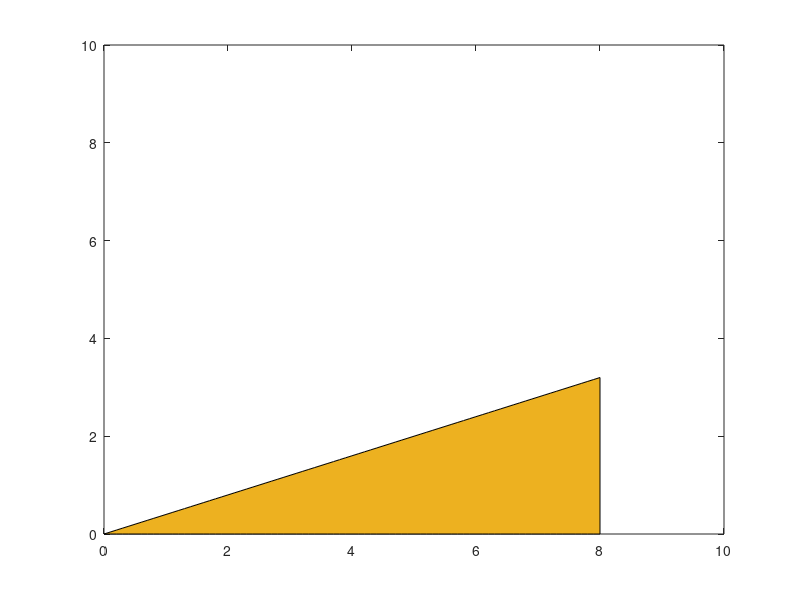

Write the MATLAB code that produced this figure.
%% Beach Set-up
% In order to visualize our flow model, we will need to set up our simulated beach.
% We start by making a figure and adding in the beach surface with the specified slope:
clear; close all; clc;

s = 0.4; %beach slope
x_max = 8;
x = 0:0.1:x_max; %spacial domain

beach = x*s;

figure
area(x,beach,'FaceColor','#EDB120')
xlim([0 10])
ylim([0 10])

return

%% Shoreline Motion
clear; close all; clc;

t = 0:0.1:20; %time
s = 0.1; %slope
x_max = 20
x = 0:0.1:x_max; %space domain

%%%%%%%%%%%%%%%%%%%%%%%%%%%%%%%%%%%%%%%%%%%%%%%%%%%%%%%%%%%%%%
% A) We need to add in the equation for the shoreline here:

% xs = 

%%%%%%%%%%%%%%%%%%%%%%%%%%%%%%%%%%%%%%%%%%%%%%%%%%%%%%%%%%%%%%


for timestep = 1:length(t) %plot the shoreline at each time step
    % We start by plotting the beach
    area(x,x*s,'FaceColor','#EDB120')
    xlim([0 10])
    ylim([0 10])
    hold on

    %then we plot the position of the shoreline as it changes through time
    plot([xs(timestep) xs(timestep)],[0 10],'b','LineWidth',2) % model shoreline marker
    hold off
    drawnow()
end


%% Water surface
clear; close all; clc;

t_end = 20;
t = 0:0.1:t_end;
s = 0.1;
x_end = 20;
x = 0:0.1:x_end;
ylimit = 1; %this just changes the y-axis and how the next plot is shown

%compute the shoreline location the same as before
xs = t - 0.5*s*t.^2;

f = figure;
f.Position = [200 400 1200 600];

for timestep = 1:length(t) %compute at each time step
    time = t(timestep);
    % We start by solving for the water depth at each time step
    %%%%%%%%%%%%%%%%%%%%%%%%%%%%%%%%%%%%%%%%%%%%%%%%%%%%%%%%%%%%%%
    % B) fill in the water depth equation here:

    %h = 

    %%%%%%%%%%%%%%%%%%%%%%%%%%%%%%%%%%%%%%%%%%%%%%%%%%%%%%%%%%%%%%
    area(x(x<xs(timestep)),h(x<xs(timestep))+x(x<xs(timestep))*s) %plot the water
    hold on

    % Plot the beach
    area(x,x*s,'FaceColor','#EDB120')
    xlim([0 10])
    ylim([0 ylimit])

    %then we plot the position of the shoreline as it changes through time
    plot([xs(timestep) xs(timestep)],[0 10],'b','LineWidth',2) % model shoreline marker
    hold off
    drawnow()
end


%% Water Velocity
clear; close all; clc;

t = 0:0.1:20;
s = 0.1;
dx = 0.1;
x = 0:dx:20;
ylimit = 1; %this just changes the y-axis and how the next plot is shown

%compute the shoreline location the same as before
xs = t - 0.5*s*t.^2;

f = figure;
f.Position = [200 400 1500 400];

for timestep = 1:length(t) %compute at each time step
    time = t(timestep);
    % We start by solving for the water depth at each time step
    h = (1/9)*(1 - 0.5*s*time - x/time).^2;
    area(x(x<xs(timestep)),h(x<xs(timestep))+x(x<xs(timestep))*s) %plot the water
    hold on

    % Plot the beach
    area(x,x*s,'FaceColor','#EDB120')
    xlim([0 10])
    ylim([0 ylimit])

    %then we plot the position of the shoreline as it changes through time
    plot([xs(timestep) xs(timestep)],[0 10],'b','LineWidth',2) % model shoreline marker
    
    %%%%%%%%%%%%%%%%%%%%%%%%%%%%%%%%%%%%%%%%%%%%%%%%%%%%%%%%%%%%%%
    % C) Here we need to put in the equation for the water velocity:

    % u = 

    %%%%%%%%%%%%%%%%%%%%%%%%%%%%%%%%%%%%%%%%%%%%%%%%%%%%%%%%%%%%%%

    % the velocity infront of the shoreline is always going to be zero
    u(x>=xs(timestep)) = [];

    % we also need the x and y locations where the velocity exists 
    x_plot = x(x<xs(timestep));
    y_plot = 0.5*h(x<xs(timestep))+x(x<xs(timestep))*s;

    theta = atan(s); %this is the angle of the beach

    % here we can plot the water velocity as an arrow
    quiver(x_plot,y_plot,u*cos(theta),u*sin(theta),'k','LineWidth',1.5,'AutoScale','on');

    pause(0.05)
    hold off
    drawnow()
end













%% Answers
% A)
xs = t - 0.5*s*t.^2;
% B)
h = (1/9)*(1 - 0.5*s*time - x/time).^2;
% C)
u = (1/3)*(1 - 2*s*time + 2*(x/time));